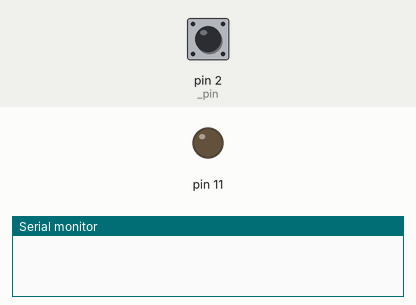
Recording of a sketch running on a simulated Arduino Uno, built with avr-gcc and run on an emulated ATmega328P. On the bench: output pins drawn as LEDs (lit = HIGH), the last lines printed to the serial monitor. The inputs (shaded band) are chosen by the test bench; at power-on: pin 2 (_pin) LOW.

Above: at 0.0 s.
At 1.3 s:
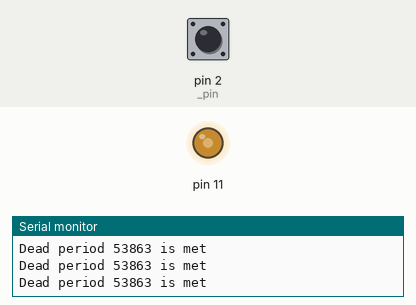
1.4 s: pin 2 (_pin) driven HIGH
At 1.81 s:
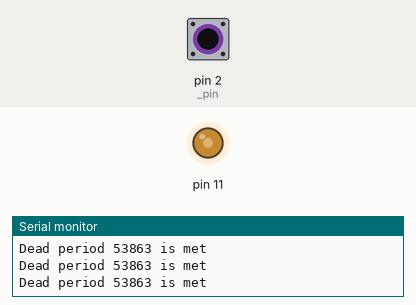
4.4 s: pin 2 (_pin) driven LOW
Timing chart, 0 to 4.5 s (numbered marks = the images above; inputs shaded):
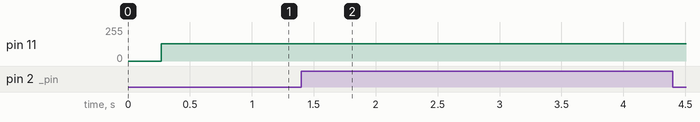

Measured:
- after the input at 1.4 s, pin 11: stays 128/255 (without the input it goes to 134/255 after 0.63 s)

The sketch:

EngineGenerator.ino
```cpp
#define RPM_ESTIMATOR_LINEAR        0
#define RPM_ESTIMATOR_POTENTIOMETER 1
#define RPM_ESTIMATOR_HALL          2

#define RPM_ESTIMATOR_TYPE          RPM_ESTIMATOR_HALL

#ifndef RPM_ESTIMATOR_TYPE
static_assert(false, "RPM estimator type is not set");
#endif


#include <math.h>
#include <Arduino.h>

#include <avr/io.h>
#include <avr/interrupt.h>
#include <util/atomic.h>

#include "RpmEstimator.h"

inline unsigned char toOutValue(float value)
{
    const int maxOutValue = 255;
    const float maxOutValueF = static_cast<float>(maxOutValue);
    int intVal = static_cast<int>(
        (value + 1.f) / 2.f * maxOutValueF + 0.5f);
    if (intVal > maxOutValue)
    {
        intVal = maxOutValue;
    }
    else if (intVal < 0)
    {
        intVal = 0;
    }
    return static_cast<unsigned char>(intVal);
}

static const float sampleRate = 10000.f;

static const float fireSoundDur = 0.05f;
static const size_t fireSoundSize = int(sampleRate * fireSoundDur + 0.5);
static unsigned char fireSound[fireSoundSize];

size_t soundIndex = 0;
size_t cycleSize = fireSoundSize;
unsigned char outValue = 0;
static const unsigned char silenceSound = toOutValue(0.f);

volatile size_t cycleSizeToUpdate = cycleSize;

RpmEstimator rpmEstimator;

void calculateFireSound()
{
    const float sinFreq = 160.f;
    const float pi2 = 2.f * 3.14159265359f;
    const float sinPhaseDelta = pi2 * sinFreq / sampleRate;

    const float initialExpArg = 0.f;
    const float finalExpArg = log(1E-3f);
    const float expArgDelta = (finalExpArg - initialExpArg) /
        static_cast<float>(fireSoundSize - 1);

    float sinPhase = 0.f;
    float expArg = initialExpArg;
    for (auto &val:  fireSound)
    {
        float value = sin(sinPhase);
        value *= exp(expArg);
        val = toOutValue(value);

        sinPhase += sinPhaseDelta;
        expArg += expArgDelta;
    }
}

bool setupSamplingInterrupts()
{
    const float prescaler = 8.f;
    const float cpuFreq = 16E6f;
    const float ticksPerOutF = cpuFreq / prescaler / sampleRate;
    const int ticksPerOut = static_cast<int>(ticksPerOutF + 0.5f);

    if (ticksPerOut < 1)
    {
        Serial.println("The chosen sample rate is too slow. "
                       "Try another prescaler or greater rate.");
        return false;
    }
    if (255 - ticksPerOut < 0)
    {
        Serial.println("Too much ticks per sampling period for "
                       "8-bit counter. Try another prescaler or less rate.");
        return false;
    }
    if (abs(static_cast<float>(ticksPerOut) - ticksPerOutF) > 1E-7)
    {
        Serial.println("CPU frequency is not dividable to "
                       "prescaler * sample rate.");
        return false;
    }

    cli(); // Disable interrupts
    // Set timer0 interrupt at "ticksPerOut" Hz
    TCCR0A = 0; // Set entire TCCR0A register to 0
    TCCR0B = 0; // Same for TCCR0B
    TCNT0  = 0; // Initialize counter value to 0
    // Set compare match register for "ticksPerOut" Hz increments
    OCR0A = static_cast<unsigned char>(ticksPerOut - 1);
    // Turn on CTC mode
    TCCR0A |= (1 << WGM01);
    TCCR0B |= (1 << CS01);      // Set CS01 bit for 8 prescaler
    TIMSK0 |= (1 << OCIE0A);    // Enable timer compare interrupt
    sei();  // Enable interrupts

    return true;
}

void setupPwm()
{
    cli(); // Disable interrupts
    TCCR2A = 0;
    TCCR2B = 0;
    // Clear on compare match (1 << COM2A1),
    // fast PWM mode ((1 << WGM21) | (1 << WGM20))
    // or PWM with phase correction (1 << WGM20)
    TCCR2A |=
        (1 << COM2A1) |
        (1 << WGM21) | (1 << WGM20);
//         (1 << WGM20);
    TCCR2B |= (1 << CS20);  // No prescaler
    // Port B 3rd pin is set as output
    DDRB |= (1 << DDB3);
    sei();  // Enable interrupts
}

void setup()
{
    Serial.begin(9600);

    calculateFireSound();
    const bool setupSuccess = setupSamplingInterrupts();
    if (!setupSuccess)
    {
        Serial.println("Setup errors occured. Cannot continue.");
        digitalWrite(LED_BUILTIN, HIGH);
        for (;;)
            ;
    }
    setupPwm();
    rpmEstimator.setup();
}

void loop()
{
    const int rpm = rpmEstimator.rpm();
    const float rps = static_cast<float>(rpm) / 60.f;
    // 4-stroke engine fires once on 2 revolutions of crankshaft.
    const float cyclesPerSec = rps / 2.f;
    const float cycleDuration = 1.f / cyclesPerSec;
    const int newCycleSize = static_cast<int>(
        cycleDuration * sampleRate + 0.5f);

    ATOMIC_BLOCK(ATOMIC_FORCEON)
    {
        cycleSizeToUpdate = newCycleSize;
    }
}

ISR(TIMER0_COMPA_vect)
{ // interrupt routine
    OCR2A = outValue;

    outValue = (soundIndex < fireSoundSize) ?
        fireSound[soundIndex] : silenceSound;
    ++soundIndex;
    if (soundIndex >= cycleSize)
    {
        soundIndex = 0;
        cycleSize = cycleSizeToUpdate;
    }
}
```

RpmEstimator.h
```cpp
#pragma once

#if RPM_ESTIMATOR_TYPE == RPM_ESTIMATOR_LINEAR
    #include "LinearRpmEstimator.h"
    using RpmEstimator = LinearRpmEstimator;
#elif RPM_ESTIMATOR_TYPE == RPM_ESTIMATOR_POTENTIOMETER
    #include "PotRpmEstimator.h"
    using RpmEstimator = PotRpmEstimator;
#elif RPM_ESTIMATOR_TYPE == RPM_ESTIMATOR_HALL
    #include "HallRpmEstimator.h"
    using RpmEstimator = HallRpmEstimator;
#endif
```

RpmEstimatorSettings.h
```cpp
#pragma once

class RpmEstimatorSettings
{
public:
    static const int    minRpm = 1000;
    static const int    maxRpm = 10500;
};
```

HallRpmEstimator.h
```cpp
#pragma once
#if RPM_ESTIMATOR_TYPE == RPM_ESTIMATOR_HALL

#include <Arduino.h>
#include <stdint.h>

#include "RpmEstimatorSettings.h"

class HallRpmEstimator
{
public:
    void setup();

    int rpm();

private:
    static constexpr int    _minOut = RpmEstimatorSettings::minRpm;
    static constexpr int    _maxOut = RpmEstimatorSettings::maxRpm;
    static constexpr float  _maxSpeedKmh = 25.f;
    static constexpr float  _minDetectedSpeedKmh = 2.f;
    static constexpr float  _wheelDiameterM = 24.f * 2.54E-2f;
    static constexpr float  _prescaler = 1024.f;

    static constexpr int    _pin = 2;

    int                     _rpm = _minOut;
    uint32_t                _lastOnCounter = 0;
    unsigned int            _counterOverflows = 0;
    const uint32_t          _maxWaitCounter = calcMaxWaitCounter();
    bool                    _magnetWasNear = false;

    int calcRpm(uint32_t onCounter) const;
    void checkCounterOverflow();
    void checkDeadPeriod();
    uint32_t fullCounter() const;

    static uint32_t calcMaxWaitCounter();
};


void HallRpmEstimator::setup()
{
    pinMode(_pin, INPUT);
    _magnetWasNear = digitalRead(_pin) == LOW;

    cli(); // Disable interrupts
    // Setup 16-bit timer1.
    TCCR1A = 0; // Set entire TCCR1A register to 0
    TCCR1B = 0; // Same for TCCR1B
    TCNT1  = 0; // Initialize counter value to 0
    // Set normal mode.
    TCCR1A |= 0;
    TCCR1B |= (1 << CS12) | (1 << CS10); // Set 1024 prescaler.
    static_assert(_prescaler == 1024.f,
        "The prescaler is hard-coded in several pieces");
    TIFR1 &= ~(1 << TOV1);
    sei();  // Enable interrupts
}

int HallRpmEstimator::rpm()
{
    const bool magnetIsNear = digitalRead(_pin) == LOW;
    if (_magnetWasNear && !magnetIsNear)
    {
        Serial.println("Go down");
        _magnetWasNear = false;
    }
    else if (!_magnetWasNear && magnetIsNear)
    {
        Serial.println("Go on");
        _magnetWasNear = true;
        const uint32_t onCounter = fullCounter();
        _rpm = calcRpm(onCounter);
        _lastOnCounter = onCounter;
    }

    checkCounterOverflow();
    checkDeadPeriod();

    return _rpm;
}

int HallRpmEstimator::calcRpm(uint32_t onCounter) const
{
    const float cpuFreq = 16E6f;
    const float pi = 3.14159265359f;

    const uint32_t periodClocks = uint32_t(onCounter - _lastOnCounter);
    if (periodClocks == 0)
    {
        return _maxOut;
    }
    const float periodSec = float(periodClocks) * _prescaler / cpuFreq;
    const float periodHour = periodSec / 60.f / 60.f;

    const float wayKm = _wheelDiameterM * 1E-3f * pi;
    float speedKmh = wayKm / periodHour;
    if (speedKmh > _maxSpeedKmh)
    {
        speedKmh = _maxSpeedKmh;
    }

    const float rpm = speedKmh / _maxSpeedKmh * (_maxOut - _minOut) + _minOut;
    Serial.print(periodClocks);
    Serial.print('\t');
    Serial.print(periodHour * 60 * 60);
    Serial.print('\t');
    Serial.print(wayKm * 1E-3);
    Serial.print('\t');
    Serial.print(speedKmh);
    Serial.print('\t');
    Serial.println(rpm);
    return int(rpm + 0.5f);
}

inline void HallRpmEstimator::checkCounterOverflow()
{
    if (TIFR1 & (1 << TOV1))
    {
        ++_counterOverflows;
        // Reset the overflow flag.
        TIFR1 |= (1 << TOV1);
    }
}

inline void HallRpmEstimator::checkDeadPeriod()
{
    if (fullCounter() - _lastOnCounter > _maxWaitCounter)
    {
        _rpm = _minOut;
        Serial.print("Dead period ");
        Serial.print(_maxWaitCounter);
        Serial.println(" is met");
    }
}

inline uint32_t HallRpmEstimator::fullCounter() const
{
    uint16_t bit16 = 0;
    ATOMIC_BLOCK(ATOMIC_FORCEON)
    {
        bit16 = TCNT1;
    }
    const uint32_t res = uint32_t(_counterOverflows) * (1ULL << 16ULL) + bit16;
    return res;
}

uint32_t HallRpmEstimator::calcMaxWaitCounter()
{
    static_assert(_minDetectedSpeedKmh > 0.f,
        "Minimal detected speed must be set");
    static_assert(_minDetectedSpeedKmh < _maxSpeedKmh,
        "Minimal detected speed must less then the maximal one");

    constexpr float cpuFreq = 16E6f;
    constexpr float pi = 3.14159265359f;
    constexpr float wheelLenKm = _wheelDiameterM * 1E-3f * pi;
    constexpr float maxPeriodH = wheelLenKm / _minDetectedSpeedKmh;
    constexpr float maxPeriodSec = maxPeriodH * 60.f * 60.f;
    constexpr float maxPeriodClocks = maxPeriodSec * cpuFreq / _prescaler;

    constexpr float safePeriodMax = float(1ULL << 31ULL) - 1.f;
    static_assert(0.5f <= maxPeriodClocks,
        "Wrong wheel \"dead\" period");
    static_assert(maxPeriodClocks < safePeriodMax,
        "The wheel \"dead\" period is too long to detect it. Try to raise "
        "the _minDetectedSpeedKmh");

    return uint32_t(maxPeriodClocks + 0.5f);
}

#endif
```
